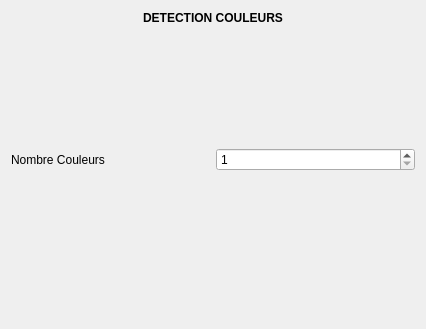
<?xml version="1.0" encoding="UTF-8"?>
<ui version="4.0">
 <class>DetectionCouleurs</class>
 <widget class="QWidget" name="DetectionCouleurs">
  <property name="geometry">
   <rect>
    <x>0</x>
    <y>0</y>
    <width>426</width>
    <height>329</height>
   </rect>
  </property>
  <property name="windowTitle">
   <string>Form</string>
  </property>
  <layout class="QGridLayout" name="gridLayout">
   <item row="4" column="0">
    <layout class="QVBoxLayout" name="layoutCouleurs">
     <item>
      <widget class="CouleursChoix" name="w_C1" native="true"/>
     </item>
     <item>
      <widget class="CouleursChoix" name="w_C2" native="true"/>
     </item>
     <item>
      <widget class="CouleursChoix" name="w_C3" native="true"/>
     </item>
     <item>
      <widget class="CouleursChoix" name="w_C4" native="true"/>
     </item>
     <item>
      <widget class="CouleursChoix" name="w_C5" native="true"/>
     </item>
    </layout>
   </item>
   <item row="2" column="0">
    <layout class="QHBoxLayout" name="horizontalLayout">
     <item>
      <widget class="QLabel" name="label_2">
       <property name="text">
        <string>Nombre Couleurs</string>
       </property>
      </widget>
     </item>
     <item>
      <widget class="QSpinBox" name="spinBox">
       <property name="minimum">
        <number>1</number>
       </property>
       <property name="maximum">
        <number>5</number>
       </property>
      </widget>
     </item>
    </layout>
   </item>
   <item row="0" column="0">
    <widget class="QLabel" name="label">
     <property name="maximumSize">
      <size>
       <width>16777215</width>
       <height>40</height>
      </size>
     </property>
     <property name="font">
      <font>
       <weight>75</weight>
       <bold>true</bold>
      </font>
     </property>
     <property name="text">
      <string>DETECTION COULEURS</string>
     </property>
     <property name="alignment">
      <set>Qt::AlignCenter</set>
     </property>
    </widget>
   </item>
   <item row="1" column="0">
    <spacer name="verticalSpacer">
     <property name="orientation">
      <enum>Qt::Vertical</enum>
     </property>
     <property name="sizeHint" stdset="0">
      <size>
       <width>20</width>
       <height>40</height>
      </size>
     </property>
    </spacer>
   </item>
   <item row="3" column="0">
    <spacer name="verticalSpacer_2">
     <property name="orientation">
      <enum>Qt::Vertical</enum>
     </property>
     <property name="sizeHint" stdset="0">
      <size>
       <width>20</width>
       <height>40</height>
      </size>
     </property>
    </spacer>
   </item>
  </layout>
 </widget>
 <customwidgets>
  <customwidget>
   <class>CouleursChoix</class>
   <extends>QWidget</extends>
   <header location="global">couleurschoix.h</header>
   <container>1</container>
  </customwidget>
 </customwidgets>
 <resources/>
 <connections/>
</ui>
